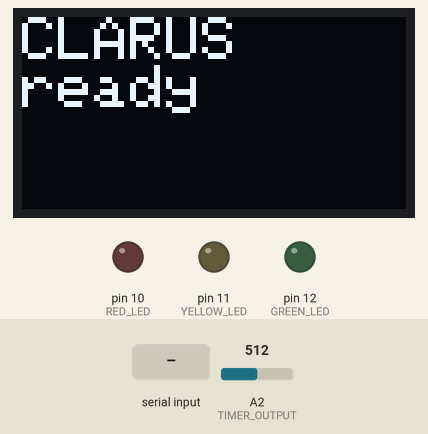
This sketch was run on a simulated Arduino Uno, built with avr-gcc and run on an emulated ATmega328P. Parts: 128×64 one-colour display, output pins drawn as LEDs (lit = HIGH). Inputs (shaded band) come from the test bench; at power-on: A2 (TIMER_OUTPUT) = 512. Pins used as bus, display or sensor lines are not drawn; what the sketch prints to the serial monitor is not drawn.

Above: at 1.2 s.

The sketch:

clarus.ino
```cpp
// CLARUS board sketch (Adafruit ItsyBitsy M0 Express; also builds for an Arduino Uno).
// Shows the laptop's code on the OLED, runs the 555 window, reads the keypad,
// sends the entry back, and lights the LEDs. The laptop decides if the code is right.
//
// Serial, 9600 baud, one message per line:
//   laptop -> board: HELLO, CODE 1234, OK, BAD, CANCEL
//   board -> laptop: CLARUS 1, STARTED, TYPED 12, ENTRY 1234, TIMEOUT, ERROR <reason>
//
// Libraries: Keypad, Adafruit SSD1306, Adafruit GFX

#ifndef USE_OLED
#define USE_OLED 1   // set to 0 to build without the OLED
#endif

#include <Keypad.h>
#if USE_OLED
#include <Wire.h>
#include <Adafruit_GFX.h>
#include <Adafruit_SSD1306.h>
#endif

const int CODE_DIGITS = 4;                  // must match clarus_login.py
const unsigned long RESULT_SHOW_MS = 3000;  // how long a result LED stays on
const unsigned long MAX_WINDOW_MS = 28000;  // backstop if the 555 never turns off
const unsigned long MAX_WAIT_MS = 5000;     // give up waiting for OK/BAD

const byte ROWS = 4;
const byte COLS = 4;
char keys[ROWS][COLS] = {
  {'1', '2', '3', 'A'},
  {'4', '5', '6', 'B'},
  {'7', '8', '9', 'C'},
  {'*', '0', '#', 'D'}
};
#if defined(ARDUINO_ARCH_SAMD)
// ItsyBitsy (3.3 V logic)
byte rowPins[ROWS] = {2, 3, 4, 7};
byte colPins[COLS] = {9, 10, 11, 12};
const int RED_LED = A3;
const int YELLOW_LED = A4;
const int GREEN_LED = A5;
#else
// Uno
byte rowPins[ROWS] = {2, 3, 4, 5};
byte colPins[COLS] = {6, 7, 8, 9};
const int RED_LED = 10;
const int YELLOW_LED = 11;
const int GREEN_LED = 12;
#endif
Keypad keypad = Keypad(makeKeymap(keys), rowPins, colPins, ROWS, COLS);

const int TIMER_TRIGGER = A0;  // 555 pin 2
const int TIMER_RESET = A1;    // 555 pin 4
const int TIMER_OUTPUT = A2;   // 555 pin 3, through the 10k/20k divider

#if USE_OLED
Adafruit_SSD1306 display(128, 64, &Wire, -1);
bool oledOk = false;
#endif

// ST_ prefix because the Keypad library already uses IDLE, PRESSED, etc.
enum BoardState { ST_IDLE, ST_ENTERING, ST_WAITING, ST_RESULT };
BoardState state = ST_IDLE;

char code[CODE_DIGITS + 1];   // only for display; the laptop keeps its own copy
char typed[CODE_DIGITS + 1];
int typedCount = 0;
unsigned long timerStartedAt = 0;
unsigned long resultShownAt = 0;
unsigned long waitingSince = 0;

char lineBuf[24];
int lineLen = 0;
bool lineTooLong = false;

// ---------- display ----------
void showMessage(const __FlashStringHelper *message) {
#if USE_OLED
  if (!oledOk) return;
  display.clearDisplay();
  display.setTextColor(SSD1306_WHITE);
  display.setTextSize(2);
  display.setCursor(0, 0);
  display.println(message);
  display.display();
#else
  (void)message;
#endif
}

void showCodeScreen() {
#if USE_OLED
  if (!oledOk) return;
  display.clearDisplay();
  display.setTextColor(SSD1306_WHITE);
  display.setTextSize(1);
  display.setCursor(0, 0);
  display.println(F("Code:"));
  display.setTextSize(3);
  display.setCursor(0, 12);
  display.println(code);
  display.setTextSize(2);
  display.setCursor(0, 44);
  for (int i = 0; i < CODE_DIGITS; i++) {
    display.print(i < typedCount ? typed[i] : '_');
  }
  display.display();
#endif
}

// ---------- LEDs ----------
void lightsOff() {
  digitalWrite(RED_LED, LOW);
  digitalWrite(YELLOW_LED, LOW);
  digitalWrite(GREEN_LED, LOW);
}

void showResult(int ledPin, const __FlashStringHelper *message) {
  lightsOff();
  digitalWrite(ledPin, HIGH);
  showMessage(message);
  resultShownAt = millis();
  state = ST_RESULT;
}

// ---------- 555 timer ----------
void stopTimer() {
  digitalWrite(TIMER_RESET, LOW);
}

bool timerOutputHigh() { return analogRead(TIMER_OUTPUT) > 500; }  // about 1.6 V

bool startTimer() {
  stopTimer();
  delay(20);                        // let the capacitor discharge
  digitalWrite(TIMER_RESET, HIGH);
  digitalWrite(TIMER_TRIGGER, LOW); // short LOW pulse starts the one-shot
  delay(1);
  digitalWrite(TIMER_TRIGGER, HIGH);
  delay(5);
  timerStartedAt = millis();
  return timerOutputHigh();
}

// ---------- states ----------
void goIdle() {
  stopTimer();
  lightsOff();
  typedCount = 0;
  typed[0] = '\0';
  state = ST_IDLE;
  showMessage(F("CLARUS\nready"));
}

void beginAttempt(const char *newCode) {
  memcpy(code, newCode, CODE_DIGITS);
  code[CODE_DIGITS] = '\0';
  typedCount = 0;
  typed[0] = '\0';
  lightsOff();
  if (!startTimer()) {              // no timer, no attempt
    stopTimer();
    state = ST_IDLE;
    showMessage(F("Timer\nfault"));
    Serial.println(F("ERROR TIMER"));
    return;
  }
  state = ST_ENTERING;
  showCodeScreen();
  Serial.println(F("STARTED"));
}

// TIMERTEST (from the Serial Monitor): measures how long the 555 window lasts.
// Prints the A2 reading, then WINDOW_MS, NO_OUTPUT, or NEVER_OFF. Never grants access.
void timerTest() {
  goIdle();
  startTimer();
  unsigned long t0 = timerStartedAt;
  int raw = analogRead(TIMER_OUTPUT);
  Serial.print(F("TIMERTEST A2="));
  Serial.println(raw);
  if (raw <= 500) {
    Serial.println(F("TIMERTEST NO_OUTPUT"));
    stopTimer();
    return;
  }
  unsigned long lastReport = millis();
  while (millis() - t0 < 30000UL) {
    int v = analogRead(TIMER_OUTPUT);
    if (v <= 500) {
      Serial.print(F("TIMERTEST WINDOW_MS="));
      Serial.println(millis() - t0);
      stopTimer();
      return;
    }
    if (millis() - lastReport >= 1000) {
      lastReport = millis();
      Serial.print(F("TIMERTEST A2="));
      Serial.println(v);
    }
  }
  Serial.println(F("TIMERTEST NEVER_OFF"));
  stopTimer();
}

// ---------- keypad ----------
void sendTyped() {
  Serial.print(F("TYPED "));
  Serial.println(typed);
}

void handleKey(char key) {
  if (state != ST_ENTERING) return;
  if (key >= '0' && key <= '9') {
    if (typedCount < CODE_DIGITS) {
      typed[typedCount++] = key;
      typed[typedCount] = '\0';
      sendTyped();
    }
  } else if (key == '*') {          // clear
    typedCount = 0;
    typed[0] = '\0';
    sendTyped();
  } else if (key == '#') {          // submit, only with all digits in
    if (typedCount == CODE_DIGITS) {
      stopTimer();
      state = ST_WAITING;
      waitingSince = millis();
      Serial.print(F("ENTRY "));
      Serial.println(typed);
      showMessage(F("Checking"));
      return;
    }
  }
  showCodeScreen();
}

// ---------- serial ----------
bool isDigits(const char *s, int n) {
  for (int i = 0; i < n; i++) {
    if (s[i] < '0' || s[i] > '9') return false;
  }
  return s[n] == '\0';
}

void handleCommand(const char *cmd) {
  if (strcmp(cmd, "HELLO") == 0) {
    Serial.println(F("CLARUS 1"));
  } else if (strncmp(cmd, "CODE ", 5) == 0 && isDigits(cmd + 5, CODE_DIGITS)) {
    beginAttempt(cmd + 5);
  } else if (strcmp(cmd, "OK") == 0 && state == ST_WAITING) {
    showResult(GREEN_LED, F("Access\ngranted"));
  } else if (strcmp(cmd, "BAD") == 0 && state == ST_WAITING) {
    showResult(RED_LED, F("Wrong\ncode"));
  } else if (strcmp(cmd, "CANCEL") == 0) {
    goIdle();
  } else if (strcmp(cmd, "TIMERTEST") == 0) {
    timerTest();
  } else {
    Serial.println(F("ERROR UNKNOWN"));
  }
}

void readSerial() {
  while (Serial.available() > 0) {
    char c = (char)Serial.read();
    if (c == '\r') continue;
    if (c == '\n') {
      if (lineTooLong) {
        Serial.println(F("ERROR TOO_LONG"));
      } else {
        lineBuf[lineLen] = '\0';
        handleCommand(lineBuf);
      }
      lineLen = 0;
      lineTooLong = false;
    } else if (lineLen < (int)sizeof(lineBuf) - 1) {
      lineBuf[lineLen++] = c;
    } else {
      lineTooLong = true;
    }
  }
}

// ---------- setup and loop ----------
void setup() {
  Serial.begin(9600);
  pinMode(RED_LED, OUTPUT);
  pinMode(YELLOW_LED, OUTPUT);
  pinMode(GREEN_LED, OUTPUT);
  pinMode(TIMER_TRIGGER, OUTPUT);
  digitalWrite(TIMER_TRIGGER, HIGH);  // pin 2 idles HIGH
  pinMode(TIMER_RESET, OUTPUT);
  pinMode(TIMER_OUTPUT, INPUT);
#if USE_OLED
  oledOk = display.begin(SSD1306_SWITCHCAPVCC, 0x3C);  // some modules use 0x3D
#endif
  goIdle();
}

void loop() {
  readSerial();

  char key = keypad.getKey();
  if (key != NO_KEY) handleKey(key);

  if (state == ST_ENTERING) {
    unsigned long elapsed = millis() - timerStartedAt;
    bool timerDone = elapsed > 50 && !timerOutputHigh();
    if (timerDone || elapsed > MAX_WINDOW_MS) {
      stopTimer();
      Serial.println(F("TIMEOUT"));
      showResult(YELLOW_LED, F("Time is\nup"));
    }
  }

  if (state == ST_RESULT && millis() - resultShownAt > RESULT_SHOW_MS) {
    goIdle();
  }

  if (state == ST_WAITING && millis() - waitingSince > MAX_WAIT_MS) {
    goIdle();  // no answer from the laptop, so no green light
  }
}
```
